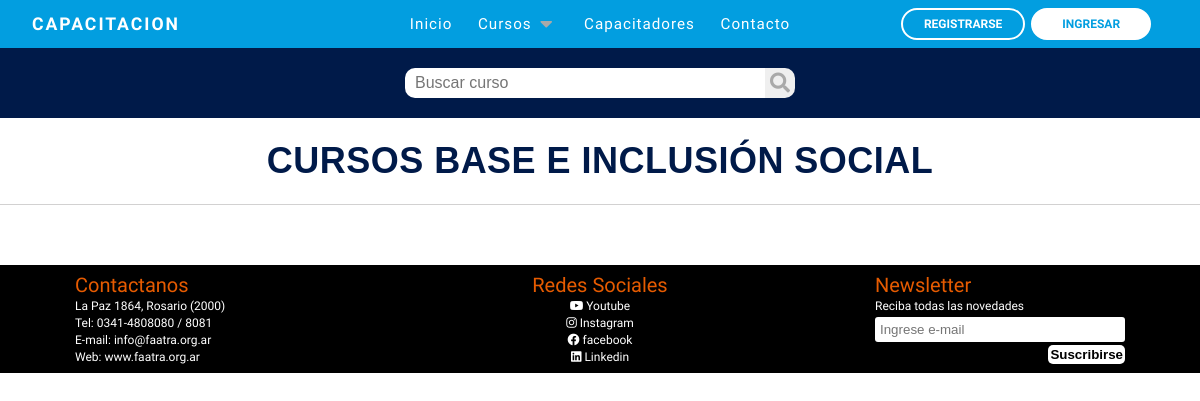
The app's page /cursosBases.php, older data.
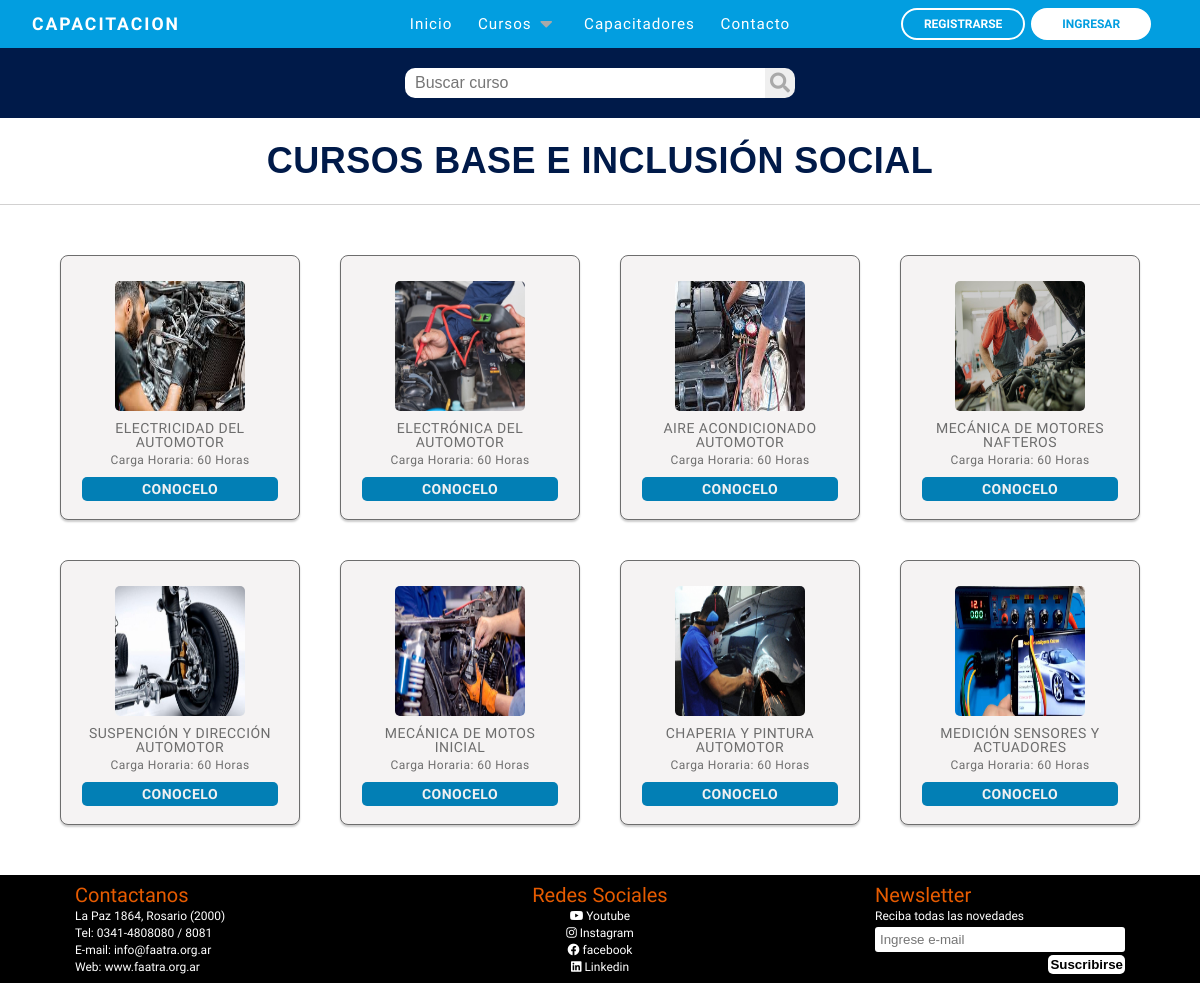
The same page, newer data.
### tables this page shows
CREATE TABLE `cursos` (
  `id` int(11) NOT NULL,
  `nombre` varchar(120) NOT NULL,
  `nivel_curso` int(10) NOT NULL,
  `descripcion` varchar(1000) NOT NULL,
  `logo_curso` varchar(255) NOT NULL,
  `carga_horaria` int(10) NOT NULL,
  `fecha_inicio` date NOT NULL,
  `fecha_fin` date NOT NULL,
  `id_capacitador` int(10) NOT NULL,
  `id_modalidad` int(10) NOT NULL
);

CREATE TABLE `niveles_cursos` (
  `id` int(10) NOT NULL,
  `nivel` varchar(60) NOT NULL,
  `carga_horaria` varchar(20) NOT NULL,
  `sub_indice` int(1) NOT NULL
);

### cursosBases.php (the view, shortened to what this page needs)
<?php
require_once('bd/conexion.php');
if (isset( $_POST['input-buscador'])) {
  $palabra = $_POST['input-buscador'];
  try {
    $bus = $pdo->prepare("SELECT cursos.id, cursos.nombre, cursos.logo_curso, niveles_cursos.carga_horaria, niveles_cursos.nivel, niveles_cursos.carga_horaria from cursos INNER JOIN niveles_cursos ON cursos.nivel_curso = niveles_cursos.id WHERE LOWER(cursos.nombre) LIKE LOWER('%$palabra%') AND cursos.nivel_curso = 5 OR LOWER(cursos.nombre) LIKE LOWER('%$palabra%') and cursos.nivel_curso = 6");
  $bus->execute();
} catch(PDOException $e) {
  echo $e->getMessage();
}
} else {
  $bus = $pdo->prepare('SELECT cursos.id, cursos.nombre, cursos.logo_curso, niveles_cursos.carga_horaria, niveles_cursos.nivel, niveles_cursos.carga_horaria from cursos INNER JOIN niveles_cursos ON cursos.nivel_curso = niveles_cursos.id WHERE cursos.nivel_curso = 5 OR cursos.nivel_curso = 6');
    $bus->execute();
  }
?>
<!DOCTYPE html>
<html lang="es">
<head>
    <link rel="stylesheet" href="https://use.fontawesome.com/releases/v5.15.4/css/all.css"
 />
    <link rel="stylesheet" href="reset.css">
    <link rel="stylesheet" href="css/cursosBases.css">
    <link rel="stylesheet" href="css/footer.css">
</head>
<body>
<?php
$rol = isset($_SESSION['rol_usuario']) ? $_SESSION['rol_usuario'] : '';
if ($rol == '') {
    $rol = '0';
}
switch ($rol) {
    case '0':
        include_once "nav.php";
        break;
}
?>
  <form action="" method="POST">
  <div class="header-content">
      <input type="text" class="input-buscador" id="input-buscador" name="input-buscador" placeholder="Buscar curso">
    <button type="text" id="buscador" name="buscador" class="buscador"><i class="fas fa-search"></i></button>
  </div>
</form>
    <main>
      <form action="" method="POST">
        <div>
          <p class="title">CURSOS BASE E INCLUSIÓN SOCIAL</p>
        </div>
        <div class="container-capacitadores " id="lista-capacitadores">
          <?php while($res = $bus->fetch(PDO::FETCH_ASSOC)) { ?>
          <div class="card">
              <a href="<?= 'curso.php?id='.$res['id'] ?>" class="linkCapacitador">
                <img src="images/cursos/<?= $res['logo_curso']?>" class="card-img" alt="<? $res['cursos.nombre']?>">
                <h4><?= $res['nombre']?>
                  </h4>
                <span style="font-size: 12px; margin-top: 10px">Carga Horaria: <?= $res['carga_horaria']?>
          </span>
              </a>
              <a href="<?= 'curso.php?id='.$res['id'] ?>" class="button agregar-carrito">CONOCELO</a>
            </div>
            <?php } ?>
          </div>
      </form>
    </main>
    <?php include_once "footer.php" ?>
  </body>
</html>

Row changes from the older to the newer data that the page shows:
added cursos: logo_curso (picture), nombre "ELECTRICIDAD DEL AUTOMOTOR", niveles_cursos.carga_horaria "60 Horas"
added cursos: logo_curso (picture), nombre "ELECTRÓNICA DEL AUTOMOTOR", niveles_cursos.carga_horaria "60 Horas"
added cursos: logo_curso (picture), nombre "AIRE ACONDICIONADO AUTOMOTOR", niveles_cursos.carga_horaria "60 Horas"
added cursos: logo_curso (picture), nombre "MECÁNICA DE MOTORES NAFTEROS", niveles_cursos.carga_horaria "60 Horas"
added cursos: logo_curso (picture), nombre "SUSPENCIÓN Y DIRECCIÓN AUTOMOTOR", niveles_cursos.carga_horaria "60 Horas"
added cursos: logo_curso (picture), nombre "MECÁNICA DE MOTOS INICIAL", niveles_cursos.carga_horaria "60 Horas"
added cursos: logo_curso (picture), nombre "CHAPERIA Y PINTURA AUTOMOTOR", niveles_cursos.carga_horaria "60 Horas"
added cursos: logo_curso (picture), nombre "MEDICIÓN SENSORES Y ACTUADORES", niveles_cursos.carga_horaria "60 Horas"
